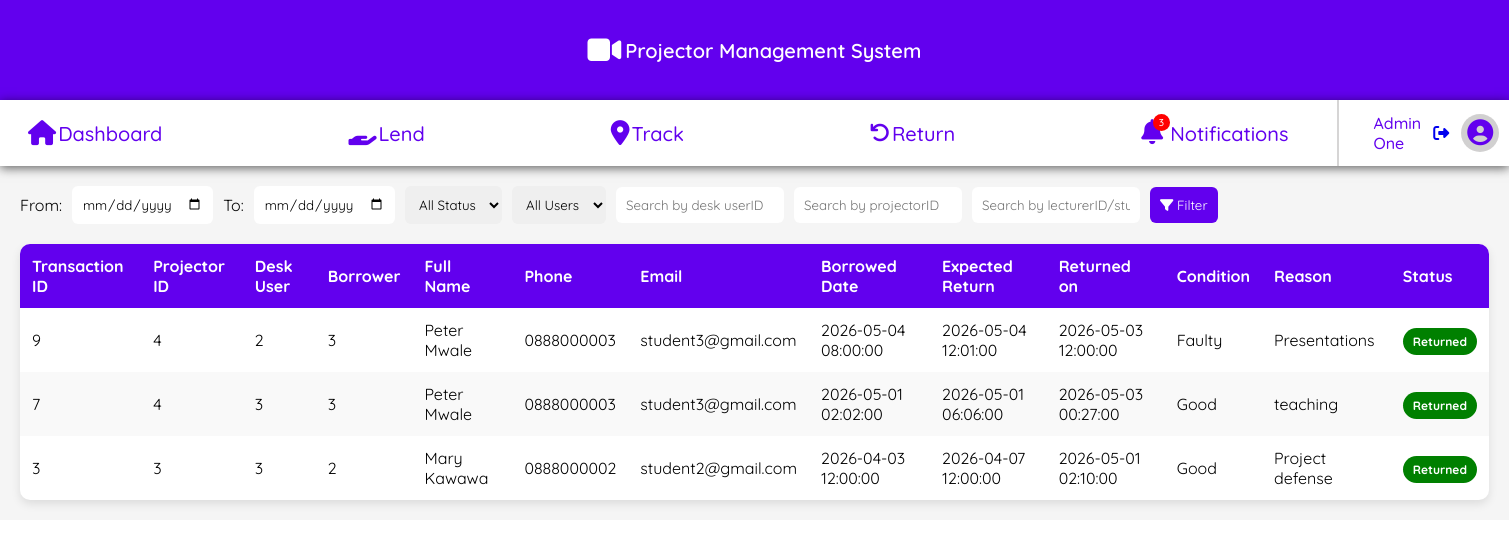
/Track.php?userType=student (signed in), run on the app's committed database.
### tables this page shows
CREATE TABLE `transactions` (
  `transaction_id` int(11) NOT NULL,
  `user_id` int(11) DEFAULT NULL,
  `projector_id` int(11) DEFAULT NULL,
  `student_id` int(11) DEFAULT NULL,
  `lecturer_id` int(11) DEFAULT NULL,
  `borrower_type` enum('student','lecturer') DEFAULT NULL,
  `borrowed_at` datetime NOT NULL,
  `expected_return_at` datetime DEFAULT NULL,
  `returned_at` datetime DEFAULT NULL,
  `projector_condition` enum('good','faulty') DEFAULT NULL,
  `reason` text DEFAULT NULL,
  `status` enum('pending','returned','flagged') DEFAULT 'pending'
);

CREATE TABLE `students` (
  `student_id` int(11) NOT NULL,
  `first_name` varchar(50) NOT NULL,
  `middle_name` varchar(50) DEFAULT NULL,
  `last_name` varchar(50) NOT NULL,
  `dob` date DEFAULT NULL,
  `gender` enum('Male','Female','Other') DEFAULT NULL,
  `phone_number` varchar(20) DEFAULT NULL,
  `home_village` varchar(100) DEFAULT NULL,
  `year_of_study` int(11) DEFAULT NULL,
  `email` varchar(100) DEFAULT NULL,
  `program_of_study` varchar(100) DEFAULT NULL
);

### Track.php (the view, shortened to what this page needs)
<?php
    require("connection.php");
    $where = [];
if (!empty($_GET['userType'])) {
    $type = $_GET['userType'];
    $where[] = "t.borrower_type = '$type'";
}
$whereSQL = "";
if (count($where) > 0) {
    $whereSQL = "WHERE " . implode(" AND ", $where);
}
    $sql = "
            SELECT
                t.transaction_id,
                t.projector_id,
                t.user_id,
                t.borrower_type,
                t.borrowed_at,
                t.expected_return_at,
                t.returned_at,
                t.projector_condition,
                t.reason,
                t.status,
                s.student_id,
                s.first_name AS student_first,
                s.last_name AS student_last,
                s.phone_number AS student_phone,
                s.email AS student_email,
                l.lecturer_id,
                l.first_name AS lecturer_first,
                l.last_name AS lecturer_last,
                l.phone_number AS lecturer_phone,
                l.email AS lecturer_email
            FROM transactions t
            LEFT JOIN students s ON t.student_id = s.student_id
            LEFT JOIN lecturers l ON t.lecturer_id = l.lecturer_id
            $whereSQL
            ORDER BY t.transaction_id DESC
            ";
$result = $conn->query($sql);
?>
<!DOCTYPE html>
<html lang="en">
<head>
    <link rel="stylesheet" href="css/tracking.css">
</head>
<body>
    <div class="container">
        <?php include("desk-navigation.php"); ?>
        <div class="tracking-container">
            <form method="GET" class="filters">
                <label>From:</label>
                <input type="date" name="fromDate">
                <label>To:</label>
                <input type="date" name="toDate">
                <select name="status">
                    <option value="">All Status</option>
                </select>
                <select name="userType">
                    <option value="">All Users</option>
                </select>
                <input type="text" name="userID" placeholder="Search by desk userID">
                <input type="text" name="projectorID" placeholder="Search by projectorID">
                <input type="text" name="borrowerID" placeholder="Search by lecturerID/studentID">
                <button type="submit">
                    <i class="fa fa-filter"></i> Filter
                </button>
            </form>
            <div class="table-wrapper">
                <table>
                    <thead>
                        <tr>
                            <th>Transaction ID</th>
                            <th>Projector ID</th>
                            <th>Desk User</th>
                            <th>Borrower</th>
                            <th>Full Name</th>
                            <th>Phone</th>
                            <th>Email</th>
                            <th>Borrowed Date</th>
                            <th>Expected Return</th>
                            <th>Returned on</th>
                            <th>Condition</th>
                            <th>Reason</th>
                            <th>Status</th>
                        </tr>
                    </thead>
                    <tbody id="trackingTable">
                            <?php while ($row = $result->fetch_assoc()) { ?>
                            <?php
                                if ($row['borrower_type'] == 'student') {
                                    $name = $row['student_first'] . " " . $row['student_last'];
                                    $phone = $row['student_phone'];
                                    $email = $row['student_email'];
                                    $borrowerId = $row['student_id'];
                                } else {
                                    $name = $row['lecturer_first'] . " " . $row['lecturer_last'];
                                    $phone = $row['lecturer_phone'];
                                    $email = $row['lecturer_email'];
                                    $borrowerId = $row['lecturer_id'];
                                }
                            ?>
                            <tr>
                                <td><?= $row['transaction_id'] ?></td>
                                <td><?= $row['projector_id'] ?></td>
                                <td><?= $row['user_id'] ?></td>
                                <td><?= $borrowerId ?></td>
                                <td><?= $name ?></td>
                                <td><?= $phone ?></td>
                                <td><?= $email ?></td>
                                <td><?= $row['borrowed_at'] ?></td>
                                <td><?= $row['expected_return_at'] ?></td>
                                <td>
                                    <?php if ($row['status'] !== 'returned') { ?>
                                    <?php } else { ?>
                                        <?= $row['returned_at'] ?>
                                    <?php } ?>
                                </td>
                                <td>
                                    <?= $row['projector_condition'] ? ucfirst($row['projector_condition']) : "---" ?>
                                </td>
                                <td><?= $row['reason'] ?></td>
                                <td>
                                    <span class="status <?= $row['status'] ?>">
                                        <?= ucfirst($row['status']) ?>
                                    </span>
                                </td>
                            </tr>
                            <?php } ?>
                    </tbody>
                </table>
        </div>
        </div>
    </div>
</body>
</html>

### css/tracking.css (style rules this page uses)
.tracking-container { padding: 20px; font-family: "Quicksand", sans-serif; background: #f5f5f5; }
.filters { display: flex; flex-wrap: wrap; align-items: center; gap: 10px; margin-bottom: 20px; }
.filters input, .filters select, .filters button { padding: 10px; border-radius: 6px; border: none; font-family: inherit; }
.filters button { background: #6200ee; color: white; cursor: pointer; }
.table-wrapper { overflow-x: auto; background: white; border-radius: 10px; box-shadow: 0 4px 10px rgba(0,0,0,0.1); }
table { width: 100%; border-collapse: collapse; }
thead { background: #6200ee; color: white; }
th, td { padding: 12px; text-align: left; }
tbody tr:nth-child(even) { background: #f9f9f9; }
.status { padding: 6px 10px; border-radius: 20px; font-size: 12px; color: white; font-weight: bold; }
.status.returned { background: green; }

### css/navigation.css (style rules this page uses)
body { margin: 0; }

### data on the page
transactions: transaction_id "9", projector "4", user "2", student.student_id "3", student.last_name "Peter Mwale", student.phone_number "0888000003", student.email "student3@gmail.com", borrowed_at "2026-05-04 08:00:00", expected_return_at "2026-05-04 12:01:00", returned_at "2026-05-03 12:00:00", projector_condition "Faulty", reason "Presentations", status "Returned"
transactions: transaction_id "7", projector "4", user "3", student.student_id "3", student.last_name "Peter Mwale", student.phone_number "0888000003", student.email "student3@gmail.com", borrowed_at "2026-05-01 02:02:00", expected_return_at "2026-05-01 06:06:00", returned_at "2026-05-03 00:27:00", projector_condition "Good", reason "teaching", status "Returned"
transactions: transaction_id "3", projector "3", user "3", student.student_id "2", student.last_name "Mary Kawawa", student.phone_number "0888000002", student.email "student2@gmail.com", borrowed_at "2026-04-03 12:00:00", expected_return_at "2026-04-07 12:00:00", returned_at "2026-05-01 02:10:00", projector_condition "Good", reason "Project defense", status "Returned"

### other printed values
$_SESSION['first_name'] "Admin"
$_SESSION['last_name'] "One"
